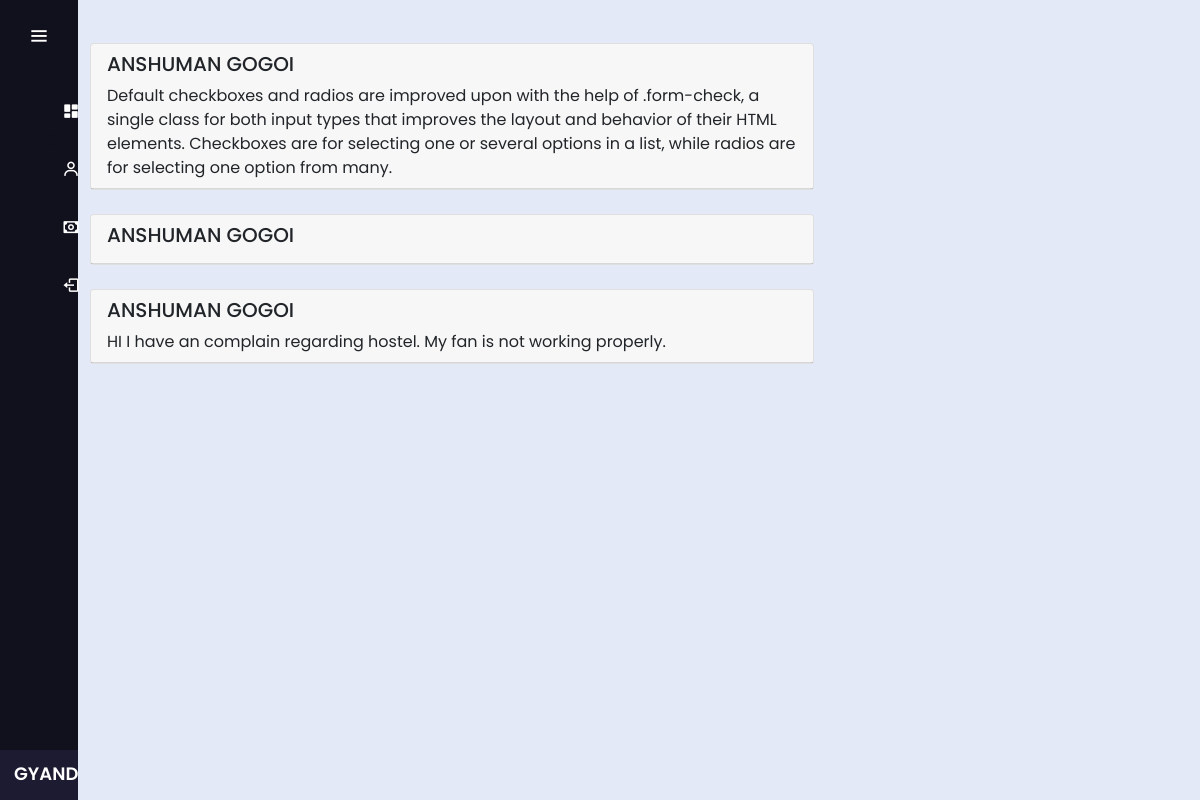
Page /admin_login/read_more.php?id=1 (signed in) on the committed database.
### tables this page shows
CREATE TABLE `complain` (
  `id` int(11) NOT NULL,
  `name` int(255) NOT NULL,
  `complain_letter` varchar(2000) NOT NULL
);

CREATE TABLE `student` (
  `s_id` int(11) NOT NULL,
  `s_username` varchar(100) NOT NULL,
  `s_email` varchar(100) NOT NULL,
  `s_password` varchar(100) NOT NULL,
  `s_dob` date NOT NULL,
  `s_contact` bigint(100) NOT NULL,
  `s_gname` varchar(100) NOT NULL,
  `s_gcontact` bigint(100) NOT NULL,
  `s_address` varchar(255) NOT NULL,
  `s_fname` varchar(100) NOT NULL,
  `s_mname` varchar(100) NOT NULL,
  `s_department` varchar(100) NOT NULL,
  `s_semester` varchar(50) NOT NULL,
  `s_roomid` varchar(11) NOT NULL,
  `status` int(11) NOT NULL,
  `complain` varchar(2000) NOT NULL
);

### admin_login/read_more.php (the view, shortened to what this page needs)
<!DOCTYPE html>
<html lang="en">
<head>
    <link href="https://cdn.jsdelivr.net/npm/bootstrap@5.1.3/dist/css/bootstrap.min.css" rel="stylesheet">
    <link rel="stylesheet" href="../admin_login/style1.css">
    <link href='https://unpkg.com/boxicons@2.0.7/css/boxicons.min.css' rel='stylesheet'>
</head>
<body>
    <div class="sidebar">
        <div class="logo-details">
            <i class='bx bx-menu' id="btn"></i>
        </div>
        <ul class="nav-list">
            <li>
                <a href="welcome.php">
                    <i class='bx bxs-dashboard'></i>
                </a>
            </li>
            <li>
                <a href="admin_profile.php">
                    <i class='bx bx-user'></i>
                </a>
            </li>
            <li>
                <a href="fee_details.php">
                    <i class='bx bx-money'></i>
                </a>
            </li>
            <li>
                <a href="logout.php">
                    <i class='bx bx-log-out' id="log_out"></i>
                </a>
            </li>
            <li class="profile">
                <div class="profile-details">
                    <div class="name_job">
                        <div class="name"><?php echo ($_SESSION['username']) ?></div>
                    </div>
                </div>
            </li>
        </ul>
    </div>
    <section class="home-section">
        <div class="container">
            <div class="row">
                <div class="col-md-8">
                    <?php
                    $complain_id = $_GET['id'];
                    include 'config.php';
                    $sql = "select * from complain INNER JOIN student
                ON complain.id = student.s_id where id=' $complain_id'";
                    $result = mysqli_query($conn, $sql) or die("query failed:" . mysqli_error($conn));
                    if (mysqli_num_rows($result) > 0) {
                        while ($row = mysqli_fetch_assoc($result)) {
                    ?>
                            <div class="card">
                                <div class="card-header">
                                    <h5 class="card-title"><?php echo $row['s_username'] ?></h5>
                                    <p class="card-text"><?php echo $row['complain_letter'] ?></p>
                                </div>
                            </div>
                            <br>
                            <?php
                        }
                    }
?>
                </div>
            </div>
        </div>
    </section>
</body>
</html>

### admin_login/style1.css (style rules this page uses)
* { margin: 0; padding: 0; box-sizing: border-box; font-family: "Poppins" , sans-serif; }
.sidebar { position: fixed; left: 0; top: 0; height: 100%; width: 78px; background: #11101D; padding: 6px 14px; z-index: 99; transition: all 0.5s ease; }
.sidebar .logo-details { height: 60px; display: flex; align-items: center; position: relative; }
.sidebar .logo-details #btn { position: absolute; top: 50%; right: 0; transform: translateY(-50%); font-size: 22px; transition: all 0.4s ease; font-size: 23px; text-align: center; cursor: pointer; transition: all 0.5s ease; }
.sidebar i { color: #fff; height: 60px; min-width: 50px; font-size: 28px; text-align: center; line-height: 60px; }
.sidebar .nav-list { margin-top: 20px; height: 100%; }
.sidebar li { position: relative; margin: 8px 0; list-style: none; }
.sidebar li a { display: flex; height: 100%; width: 100%; border-radius: 12px; align-items: center; text-decoration: none; transition: all 0.4s ease; background: #11101D; }
.sidebar li i { height: 50px; line-height: 50px; font-size: 18px; border-radius: 12px; }
.sidebar li.profile { position: fixed; height: 50px; width: 78px; left: 0; bottom: -8px; padding: 10px 14px; background: #1d1b31; transition: all 0.5s ease; overflow: hidden; }
.sidebar li .profile-details { display: flex; align-items: center; flex-wrap: nowrap; }
.sidebar li.profile .name, .sidebar li.profile .job { font-size: 18px; font-weight: 600; color: #fff; white-space: nowrap; }
.home-section { position: relative; background: #E4E9F7; min-height: 100vh; top: 0; left: 78px; width: calc(100% - 78px); transition: all 0.5s ease; z-index: 2; }

### rows in the picture
complain: student.s_username "ANSHUMAN GOGOI", complain_letter "Default checkboxes and radios are improved upon with the help of .form-check, a single class for both input types that improves the layout and behavior of their HTML elements. Checkboxes are for selecting one or several options in a list, while radios are for selecting one option from many."
complain: student.s_username "ANSHUMAN GOGOI"
complain: student.s_username "ANSHUMAN GOGOI", complain_letter "HI I have an complain regarding hostel. My fan is not working properly."
